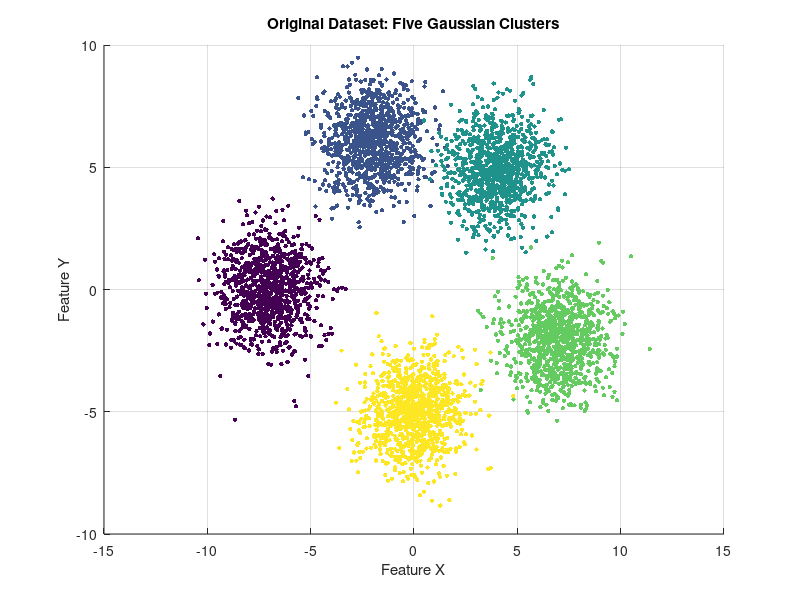
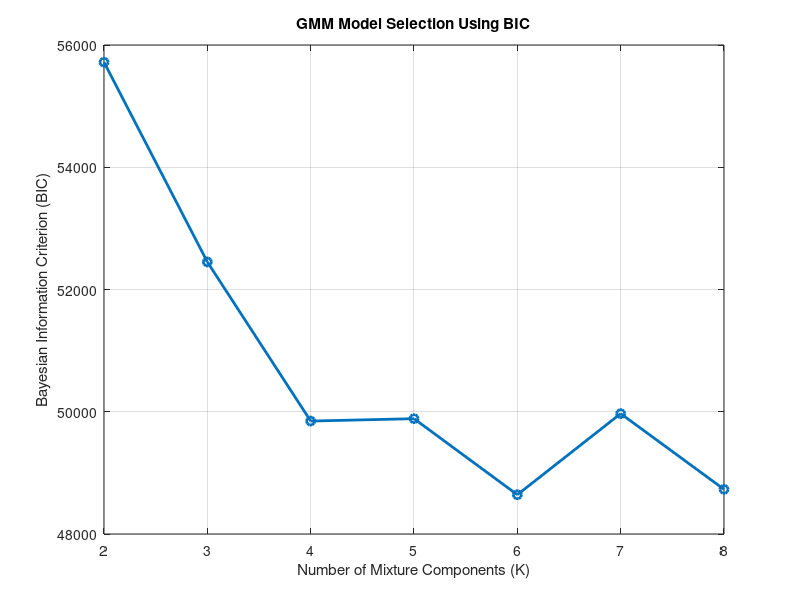
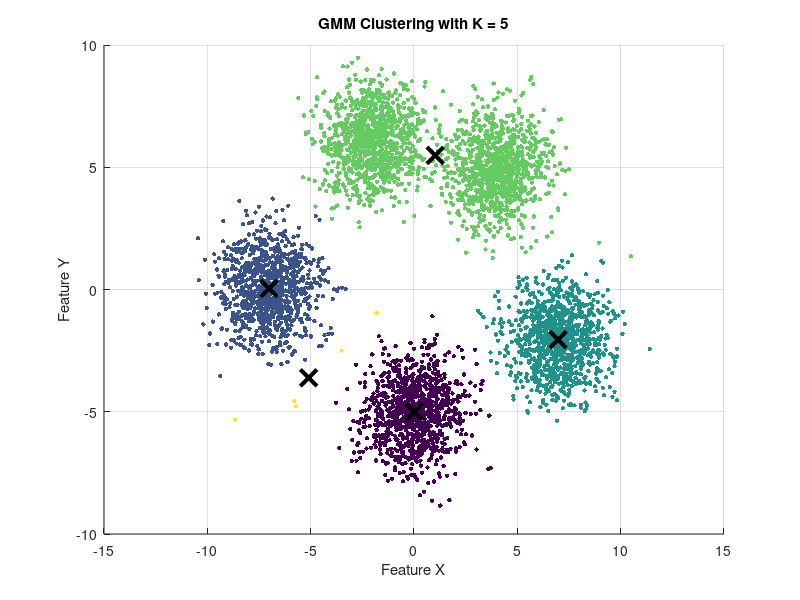

MATLAB code for these plots, in order:
clear;
clc;
close all;

rng(10922540,'twister');

trueK = 5;
pointsPerCluster = 1000;
N = trueK * pointsPerCluster;

mu = [-7 0; -2 6; 4 5; 7 -2; 0 -5];
sigma = 1.2;

X = zeros(N,2);
trueLabels = zeros(N,1);

for c = 1:trueK
    startIdx = (c-1)*pointsPerCluster + 1;
    endIdx = c*pointsPerCluster;
    X(startIdx:endIdx,:) = mu(c,:) + sigma*randn(pointsPerCluster,2);
    trueLabels(startIdx:endIdx) = c;
end

disp('Total observations:');
disp(N);

figure;
scatter(X(:,1),X(:,2),10,trueLabels,'filled');
title('Original Dataset: Five Gaussian Clusters');
xlabel('Feature X');
ylabel('Feature Y');
grid on;

K_values = 2:8;
maxIter = 100;
numRestarts = 1;
regularisation = 1e-5;
tolerance = 1e-4;

BIC = zeros(length(K_values),1);
logLikelihoods = zeros(length(K_values),1);
GMM_WCSS = zeros(length(K_values),1);

labelsGMM5 = zeros(N,1);
bestGMM5WCSS = 0;
bestGMM5LL = 0;

rng(10922541,'twister');

globalCov = cov(X) + regularisation*eye(2);

for kIndex = 1:length(K_values)

    K = K_values(kIndex);
    disp(['Testing GMM with K = ',num2str(K)]);

    bestLogLikelihood = -1e100;
    bestResponsibilities = [];

    for restart = 1:numRestarts

        selected = randperm(N,K);
        means = X(selected,:);
        covariances = zeros(2,2,K);

        for j = 1:K
            covariances(:,:,j) = globalCov;
        end

        weights = ones(1,K)/K;
        oldLogLikelihood = -1e100;

        for iter = 1:maxIter

            weightedPDF = zeros(N,K);

            for j = 1:K
                difference = X - means(j,:);
                currentCov = covariances(:,:,j);
                determinant = det(currentCov);

                if determinant <= 0
                    currentCov = currentCov + regularisation*eye(2);
                    covariances(:,:,j) = currentCov;
                    determinant = det(currentCov);
                end

                inverseCov = inv(currentCov);
                mahalanobis = sum((difference*inverseCov).*difference,2);
                gaussianPDF = exp(-0.5*mahalanobis)/(2*pi*sqrt(determinant));
                gaussianPDF = max(gaussianPDF,realmin);
                weightedPDF(:,j) = weights(j)*gaussianPDF;
            end

            totalPDF = sum(weightedPDF,2);
            totalPDF = max(totalPDF,realmin);
            responsibilities = weightedPDF./totalPDF;
            logLikelihood = sum(log(totalPDF));

            Nk = sum(responsibilities,1);

            for j = 1:K
                if Nk(j) > 1e-8
                    means(j,:) = (responsibilities(:,j)'*X)/Nk(j);
                    difference = X - means(j,:);
                    weightedDifference = difference .* responsibilities(:,j);
                    currentCov = (difference'*weightedDifference)/Nk(j);
                    covariances(:,:,j) = currentCov + regularisation*eye(2);
                    weights(j) = Nk(j)/N;
                else
                    randomPoint = randi(N);
                    means(j,:) = X(randomPoint,:);
                    covariances(:,:,j) = globalCov;
                    weights(j) = 1/N;
                end
            end

            weights = weights/sum(weights);

            if abs(logLikelihood-oldLogLikelihood) < tolerance
                break;
            end

            oldLogLikelihood = logLikelihood;
        end

        weightedPDF = zeros(N,K);

        for j = 1:K
            difference = X - means(j,:);
            currentCov = covariances(:,:,j);
            determinant = max(det(currentCov),realmin);
            inverseCov = inv(currentCov);
            mahalanobis = sum((difference*inverseCov).*difference,2);
            gaussianPDF = exp(-0.5*mahalanobis)/(2*pi*sqrt(determinant));
            gaussianPDF = max(gaussianPDF,realmin);
            weightedPDF(:,j) = weights(j)*gaussianPDF;
        end

        totalPDF = max(sum(weightedPDF,2),realmin);
        responsibilities = weightedPDF./totalPDF;
        finalLogLikelihood = sum(log(totalPDF));

        if finalLogLikelihood > bestLogLikelihood
            bestLogLikelihood = finalLogLikelihood;
            bestResponsibilities = responsibilities;
        end
    end

    numberParameters = 6*K - 1;
    BIC(kIndex) = -2*bestLogLikelihood + numberParameters*log(N);
    logLikelihoods(kIndex) = bestLogLikelihood;

    [~,predictedLabels] = max(bestResponsibilities,[],2);
    currentWCSS = 0;

    for j = 1:K
        clusterPoints = X(predictedLabels==j,:);
        if ~isempty(clusterPoints)
            clusterMean = mean(clusterPoints,1);
            currentWCSS = currentWCSS + sum(sum((clusterPoints-clusterMean).^2));
        end
    end

    GMM_WCSS(kIndex) = currentWCSS;

    if K == 5
        labelsGMM5 = predictedLabels;
        bestGMM5WCSS = currentWCSS;
        bestGMM5LL = bestLogLikelihood;
    end
end

[~,bestIndex] = min(BIC);
suggestedK = K_values(bestIndex);

fprintf('\nSuggested number of GMM components: %d\n',suggestedK);
fprintf('Known number of clusters: %d\n',trueK);

figure;
plot(K_values,BIC,'-o','LineWidth',2);
title('GMM Model Selection Using BIC');
xlabel('Number of Mixture Components (K)');
ylabel('Bayesian Information Criterion (BIC)');
grid on;

figure;
scatter(X(:,1),X(:,2),10,labelsGMM5,'filled');
hold on;

for j = 1:5
    clusterPoints = X(labelsGMM5==j,:);
    if ~isempty(clusterPoints)
        componentMean = mean(clusterPoints,1);
        plot(componentMean(1),componentMean(2),'kx','MarkerSize',12,'LineWidth',3);
    end
end

title('GMM Clustering with K = 5');
xlabel('Feature X');
ylabel('Feature Y');
grid on;
hold off;

contingency = zeros(trueK,trueK);

for i = 1:N
    actual = trueLabels(i);
    predicted = labelsGMM5(i);
    contingency(actual,predicted) = contingency(actual,predicted) + 1;
end

n = sum(contingency(:));
index = sum(sum(contingency.*(contingency-1)/2));
rowSum = sum(contingency,2);
colSum = sum(contingency,1);
sumRows = sum(rowSum.*(rowSum-1)/2);
sumCols = sum(colSum.*(colSum-1)/2);
totalPairs = n*(n-1)/2;
expectedIndex = (sumRows*sumCols)/totalPairs;
maxIndex = 0.5*(sumRows+sumCols);

if maxIndex == expectedIndex
    ARI_GMM = 1;
else
    ARI_GMM = (index-expectedIndex)/(maxIndex-expectedIndex);
end

fprintf('\n========== GMM FINAL RESULTS ==========\n');
fprintf('Total observations: %d\n',N);
fprintf('Known number of clusters: %d\n',trueK);
fprintf('Suggested number of GMM components: %d\n',suggestedK);
fprintf('GMM log-likelihood for K=5: %.4f\n',bestGMM5LL);
fprintf('GMM WCSS for K=5: %.4f\n',bestGMM5WCSS);
fprintf('GMM Adjusted Rand Index: %.4f\n',ARI_GMM);

fprintf('\nBIC values:\n');
for i = 1:length(K_values)
    fprintf('K = %d, BIC = %.4f\n',K_values(i),BIC(i));
end

fprintf('\nGMM WCSS values:\n');
for i = 1:length(K_values)
    fprintf('K = %d, WCSS = %.4f\n',K_values(i),GMM_WCSS(i));
end

KMeans_ARI = 0.9915;
KMeans_WCSS = 14810.2880;

fprintf('\n========== MODEL COMPARISON ==========\n');
fprintf('K-Means ARI: %.4f\n',KMeans_ARI);
fprintf('GMM ARI: %.4f\n',ARI_GMM);
fprintf('K-Means WCSS: %.4f\n',KMeans_WCSS);
fprintf('GMM WCSS: %.4f\n',bestGMM5WCSS);
fprintf('======================================\n');
